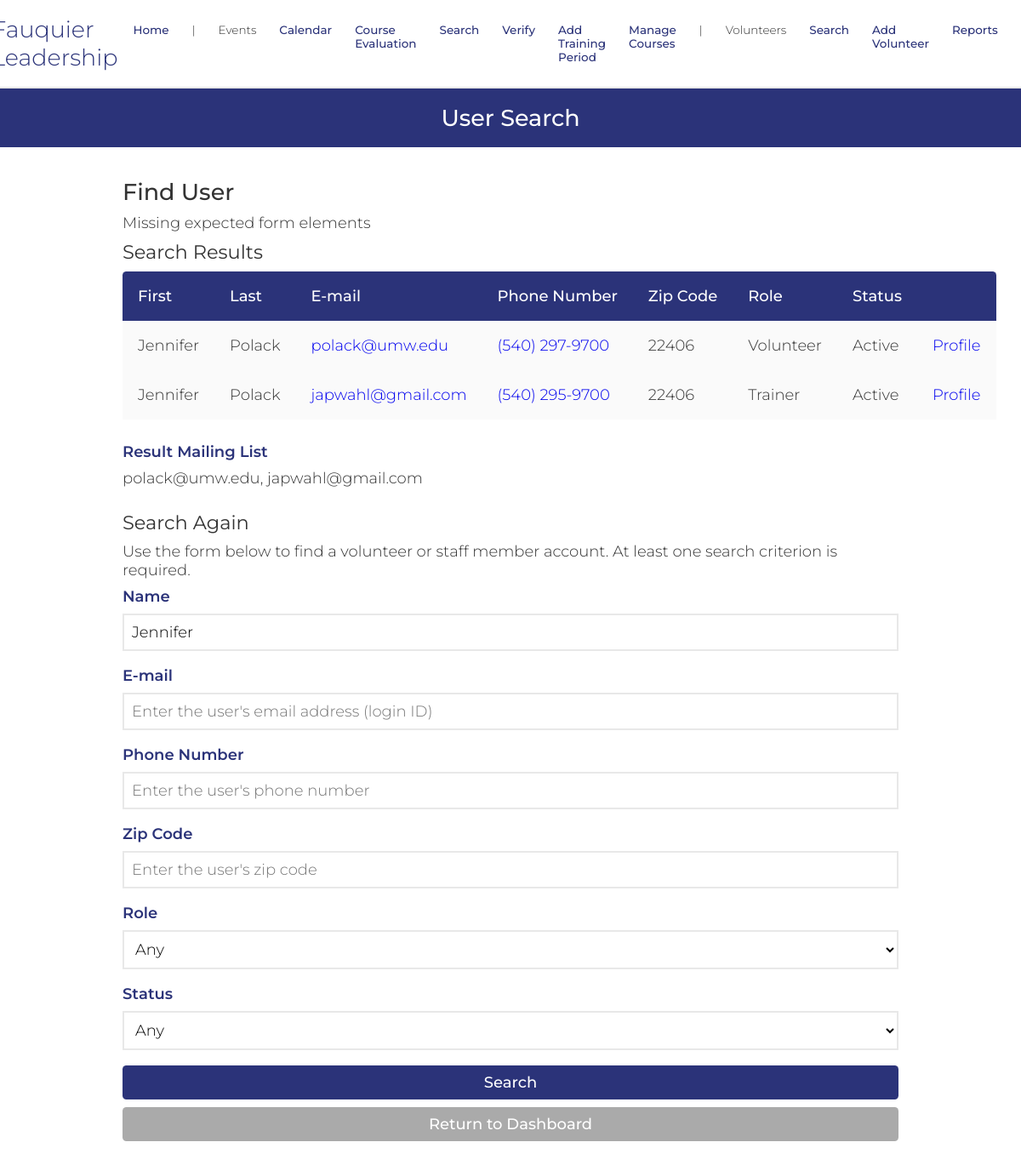
The app's page /personSearch.php?name=Jennifer (signed in) with its own data.
### tables this page shows
CREATE TABLE `dbPersons` (
  `id` varchar(256) NOT NULL,
  `start_date` text DEFAULT NULL,
  `venue` text DEFAULT NULL,
  `first_name` text NOT NULL,
  `last_name` text DEFAULT NULL,
  `address` text DEFAULT NULL,
  `city` text DEFAULT NULL,
  `state` varchar(2) DEFAULT NULL,
  `zip` text DEFAULT NULL,
  `phone1` varchar(12) NOT NULL,
  `phone1type` text DEFAULT NULL,
  `phone2` varchar(12) DEFAULT NULL,
  `phone2type` text DEFAULT NULL,
  `birthday` text DEFAULT NULL,
  `email` text DEFAULT NULL,
  `shirt_size` varchar(3) DEFAULT NULL,
  `computer` varchar(3) DEFAULT NULL,
  `camera` varchar(3) NOT NULL,
  `transportation` varchar(3) NOT NULL,
  `contact_name` text NOT NULL,
  `contact_num` varchar(12) NOT NULL,
  `relation` text NOT NULL,
  `contact_time` text NOT NULL,
  `cMethod` text DEFAULT NULL,
  `position` text DEFAULT NULL,  
  `credithours` text DEFAULT NULL,
  `howdidyouhear` text DEFAULT NULL,
  `commitment` text DEFAULT NULL,
  `motivation` text DEFAULT NULL,
  `specialties` text DEFAULT NULL,
  `convictions` text DEFAULT NULL,
  `type` text DEFAULT NULL,
  `status` text DEFAULT NULL,
  `completedTraining` text NOT NULL DEFAULT 'False',
  `availability` text DEFAULT NULL,
  `schedule` text DEFAULT NULL,
  `hours` text DEFAULT NULL,
  `notes` text DEFAULT NULL,
  `password` text DEFAULT NULL,
  `sundays_start` char(5) DEFAULT NULL,
  `sundays_end` char(5) DEFAULT NULL,
  `mondays_start` char(5) DEFAULT NULL,
  `mondays_end` char(5) DEFAULT NULL,
  `tuesdays_start` char(5) DEFAULT NULL,
  `tuesdays_end` char(5) DEFAULT NULL,
  `wednesdays_start` char(5) DEFAULT NULL,
  `wednesdays_end` char(5) DEFAULT NULL,
  `thursdays_start` char(5) DEFAULT NULL,
  `thursdays_end` char(5) DEFAULT NULL,
  `fridays_start` char(5) DEFAULT NULL,
  `fridays_end` char(5) DEFAULT NULL,
  `saturdays_start` char(5) DEFAULT NULL,
  `saturdays_end` char(5) DEFAULT NULL,
  `profile_pic` text NOT NULL,
  `force_password_change` tinyint(1) NOT NULL,
  `gender` varchar(6) NOT NULL
);

### include/input-validation.php (called while the page is built, shortened)
<?php
    function _sanitize($connection, $input) {
        $input = trim($input);
        $input = mysqli_real_escape_string($connection, $input);
        $input = htmlspecialchars($input);
        return $input;
    }
    function sanitize($input, $ignoreList=null) {
        $sanitized = [];
        $connection = connect();
        if ($ignoreList) {
            foreach ($input as $key => $value) {
                if (in_array($key, $ignoreList)) {
                    $sanitized[$key] = $value;
                } else {
                    $sanitized[$key] = _sanitize($connection, $value);
                }
            }
        } else {
            foreach ($input as $key => $value) {
                $sanitized[$key] = _sanitize($connection, $value);
            }
        }
        return $sanitized;
    }
    function wereRequiredFieldsSubmitted($args, $fieldsRequired, $blankOkay=true) {
        foreach ($fieldsRequired as $field) {
            if (!isset($args[$field]) || (!$args[$field] && !$blankOkay)) {
                return false;
            }
        }
        return true;
    }
    function valueConstrainedTo($value, $values) {
        return in_array($value, $values);
    }
?>

### database/dbPersons.php (called while the page is built, shortened)
<?php
include_once(dirname(__FILE__).'/../domain/Person.php');
function make_a_person($result_row) {
    return $thePerson;
}
function find_users($name, $id, $phone, $zip, $type, $status) {
    $where = 'where ';
    if ($name) {
        if (strpos($name, ' ')) {
            $name = explode(' ', $name, 2);
            $first = $name[0];
            $last = $name[1];
            $where .= "first_name like '%$first%' and last_name like '%$last%'";
        } else {
            $where .= "(first_name like '%$name%' or last_name like '%$name%')";
        }
    }
    $query = "select * from dbPersons $where order by last_name, first_name";
    $connection = connect();
    $result = mysqli_query($connection, $query);
    $raw = mysqli_fetch_all($result, MYSQLI_ASSOC);
    $persons = [];
    foreach ($raw as $row) {
        $persons []= make_a_person($row);
    }
    return $persons;
}

### domain/Person.php (called while the page is built, shortened)
<?php
$accessLevelsByRole = [
	'volunteer' => 1,
	'trainer' => 2,
	'admin' => 3,
	'applicant' => 1,
    'cm' => 3,
    'cohort' => 1
];
class Person {
	private $id;
	private $first_name;
	private $last_name;
	private $zip;
	private $phone1;
	private $email;
	private $type;
	private $status;
	function __construct($f, $l, $v, $a, $c, $s, $z, $pp, $p1, $p1t, $p2, $p2t, $e, $ts,
                     $comp, $cam, $tran, $cn, $cpn, $rel, $ct, $t, $st, $cntm, $pos,
                     $credithours, $comm, $mot, $spe, $convictions, $av, $sch, $hrs,
                     $bd, $sd, $hdyh, $notes, $pass, $suns, $sune, $mons, $mone, $tues,
                     $tuee, $weds, $wede, $thus, $thue, $fris, $frie, $sats, $sate,
                     $mcp, $gender)  {
		$this->id = $e;
		$this->first_name = $f;
		$this->last_name = $l;
		$this->zip = $z;
		$this->phone1 = $p1;
		$this->email = $e;
		 global $accessLevelsByRole;
    if (trim($t) !== "") {
        $roleArray = explode(',', $t);
        $this->type = [];
        $maxAccess = 0;
        foreach ($roleArray as $role) {
            $role = strtolower(trim($role));
            $this->type[] = $role;
            if (isset($accessLevelsByRole[$role])) {
                $maxAccess = max($maxAccess, $accessLevelsByRole[$role]);
            }
        }
    } else {
        $this->type = [];
    }
		$this->status = $st;
	}
	function get_id() {
		return $this->id;
	}
	function get_first_name() {
		return $this->first_name;
	}
	function get_last_name() {
		return $this->last_name;
	}
	function get_zip() {
		return $this->zip;
	}
	function get_phone1() {
		return $this->phone1;
	}
	function get_email() {
		return $this->email;
	}
	function get_type() {
		return $this->type;
	}
	function get_status() {
		return $this->status;
	}
}

### include/output.php (called while the page is built, shortened)
<?php
    function hsc($input) {
        return htmlspecialchars($input);
    }
    function formatPhoneNumber($number) {
        $str = '(' . substr($number, 0, 3) . ') ' . substr($number, 3, 3) . '-' . substr($number, 6, 4);
        return hsc($str);
    }

### personSearch.php (the view, shortened to what this page needs)
<!DOCTYPE html>
<html>
    <head>
        <?php require_once('universal.inc') ?>
    </head>
    <body>
        <?php require_once('header.php') ?>
        <h1>User Search</h1>
        <form id="person-search" class="general" method="get">
            <h2>Find User</h2>
            <?php
                if (isset($_GET['name'])) {
                    require_once('include/input-validation.php');
                    require_once('database/dbPersons.php');
                    $args = sanitize($_GET);
                    $required = ['name', 'id', 'phone', 'zip', 'role', 'status'];
                    if (!wereRequiredFieldsSubmitted($args, $required, true)) {
                        echo 'Missing expected form elements';
                    }
                    $name = $args['name'];
                    $id = $args['id'];
                    $phone = preg_replace("/[^0-9]/", "", $args['phone']);
					$zip = $args['zip'];
                    $role = $args['role'];
                    $status = $args['status'];
                    if (!($name || $id || $phone || $zip || $role || $status)) {
                        echo '<div class="error-toast">At least one search criterion is required.</div>';
                    } else if (!valueConstrainedTo($role, ['admin', 'superadmin', 'volunteer', ''])) {
                        echo '<div class="error-toast">The system did not understand your request.</div>';
                    } else if (!valueConstrainedTo($status, ['Active', 'Inactive', ''])) {
                        echo '<div class="error-toast">The system did not understand your request.</div>';
                    } else {
                        echo "<h3>Search Results</h3>";
                        $persons = find_users($name, $id, $phone, $zip, $role, $status);
                        require_once('include/output.php');
                        if (count($persons) > 0) {
                            echo '
                            <div class="table-wrapper">
                                <table class="general">
                                    <thead>
                                        <tr>
                                            <th>First</th>
                                            <th>Last</th>
                                            <th>E-mail</th>
                                            <th>Phone Number</th>
											<th>Zip Code</th>
                                            <th>Role</th>
                                            <th>Status</th>
                                            <th></th>
                                        </tr>
                                    </thead>
                                    <tbody class="standout">';
                            $mailingList = '';
                            $notFirst = false;
                            foreach ($persons as $person) {
                                if ($notFirst) {
                                    $mailingList .= ', ';
                                } else {
                                    $notFirst = true;
                                }
                                $mailingList .= $person->get_email();
                                echo '
                                        <tr>
                                            <td>' . $person->get_first_name() . '</td>
                                            <td>' . $person->get_last_name() . '</td>
                                            <td><a href="mailto:' . $person->get_id() . '">' . $person->get_id() . '</a></td>
                                            <td><a href="tel:' . $person->get_phone1() . '">' . formatPhoneNumber($person->get_phone1()) .  '</td>
											<td>' . $person->get_zip() . '</td>
                                            <td>' . ucfirst($person->get_type()[0]) . '</td>
                                            <td>' . ucfirst($person->get_status()) . '</td>
                                            <td><a href="viewProfile.php?id=' . $person->get_id() . '">Profile</a></td>
                                        </a></tr>';
                            }
                            echo '
                                    </tbody>
                                </table>
                            </div>';
                            echo '
                            <label>Result Mailing List</label>
                            <p>' . $mailingList . '</p>
                            ';
                        } else {
                            echo '<div class="error-toast">Your search returned no results.</div>';
                        }
                    }
                    echo '<h3>Search Again</h3>';
                }
            ?>
            <p>Use the form below to find a volunteer or staff member account. At least one search criterion is required.</p>
            <label for="name">Name</label>
            <input type="text" id="name" name="name" value="<?php if (isset($name)) echo htmlspecialchars($_GET['name']) ?>" placeholder="Enter the user's first and/or last name">
            <label for="id">E-mail</label>
            <input type="text" id="id" name="id" value="<?php if (isset($id)) echo htmlspecialchars($_GET['id']) ?>" placeholder="Enter the user's email address (login ID)">
            <label for="phone">Phone Number</label>
            <input type="tel" id="phone" name="phone" value="<?php if (isset($phone)) echo htmlspecialchars($_GET['phone']) ?>" placeholder="Enter the user's phone number">
            <label for="zip">Zip Code</label>
			<input type="text" id="zip" name="zip" value="<?php if (isset($zip)) echo htmlspecialchars($_GET['zip']) ?>" placeholder="Enter the user's zip code">
			<label for="role">Role</label>
            <select id="role" name="role">
                <option value="">Any</option>
            </select>
            <label for="status">Status</label>
            <select id="status" name="status">
                <option value="">Any</option>
            </select>
            <input type="submit" value="Search">
            <a class="button cancel" href="index.php">Return to Dashboard</a>
        </form>
    </body>
</html>

### css/base.css (style rules this page uses)
html, body, header, main, footer, div, span, p, h1, h2, h3, h4, h5, h6, ul, ol, li, input, select, textarea, form, section, label, table, td, tr, th, form, fieldset, em, button, a { padding: 0; margin: 0; font-size: inherit; font-family: inherit; font-weight: inherit; text-decoration: none; font-style: normal; box-sizing: border-box; text-align: left; list-style-type: none; border-spacing: 0; }
:root { --page-background-color: #ffffff; --page-font-color: #333333; --inactive-font-color: #d0d0d0; --inactive-background-color: #f0f0f0; --standout-background: #fafafa; --happy-toast-background-color: #1a7024; --happy-toast-font-color: white; --info-toast-background-color: #2f2f2f; --info-toast-font-color: white; --error-toast-background-color: #701a1a; --error-toast-font-color: white; --shadow-and-border-color: #e8e8e8; --main-color: #2B3379; --accent-color: #31763f; --secondary-accent-color: #f6a4b5; --calendar-event-color: #808080; --calendar-event-color-hover: var(--main-color); --calendar-today-border: 2px solid var(--secondary-accent-color); --button-font-color: white; --button-padding: 0.5rem 1.5rem; --button-border-radius: 0.25rem; --standard-border: 1px solid #333333; --light-border: 1px solid var(--shadow-and-border-color); --text-field-border: 2px solid #e8e8e8; --cancel-button-background-color: #aaa; --error-color: red; font-size: 18px; font-family: Montserrat; font-weight: 300; }
body { background-color: var(--page-background-color); color: var(--page-font-color); font-family: Montserrat; }
input[type=text], input[type=password], input[type=date], input[type=email], input[type=number], input[type=tel], select, textarea, .pseudo-input, .pseudo-input-disabled { border: var(--text-field-border); border-radius: 0; padding: 0.5rem; width: 100%; background-color: var(--page-background-color); margin-bottom: 0.5rem; }
input[type=submit], button, .button { color: var(--button-font-color); background-color: var(--main-color); padding: var(--button-padding); border: none; border-radius: var(--button-border-radius); font-weight: 500; width: 100%; transition: background-color .3s; cursor: pointer; text-align: center; }
label { color: var(--main-color); font-weight: 600; width: 100%; text-align: left; }
h1 { font-size: 1.5rem; font-weight: 500; margin-bottom: 2rem; background-color: var(--main-color); color: var(--page-background-color); width: 100%; text-align: center; padding: 1rem; }
h2 { font-size: 1.5rem; font-weight: 500; }
h3 { font-size: 1.25rem; font-weight: 400; }
h3:not(:first-of-type) { margin-top: 1rem; }
.button { display: inline-block; }
button.cancel, a.cancel { background-color: var(--cancel-button-background-color); }
main.general, form.general { margin: 1rem; display: flex; flex-direction: column; gap: 0.5rem; }
table.general { width: 100%; padding-bottom: 1rem; }
table.general th:first-of-type { border-top-left-radius: .25rem; }
table.general th:last-of-type { border-top-right-radius: .25rem; }
table.general th { background-color: var(--main-color); color: var(--button-font-color); font-weight: 500; }
table.general th, table.general td { padding: 1rem; white-space: nowrap; }
.standout { border-bottom: 3px solid var(--shadow-and-border-color); padding: 1rem; background-color: var(--standout-background); }
@media only screen and (min-width: 1024px) { main.general, form.general { margin: 0rem 8rem 4rem 8rem; } }
div { display: block; }

### records on screen
dbpersons: first_name "Jennifer", last_name "Polack", id "polack@umw.edu", phone1 "(540) 297-9700", zip "22406", type "Volunteer", status "Active"
dbpersons: first_name "Jennifer", last_name "Polack", id "japwahl@gmail.com", phone1 "(540) 295-9700", zip "22406", type "Trainer", status "Active"

### other values on screen
$mailingList "polack@umw.edu, japwahl@gmail.com"
